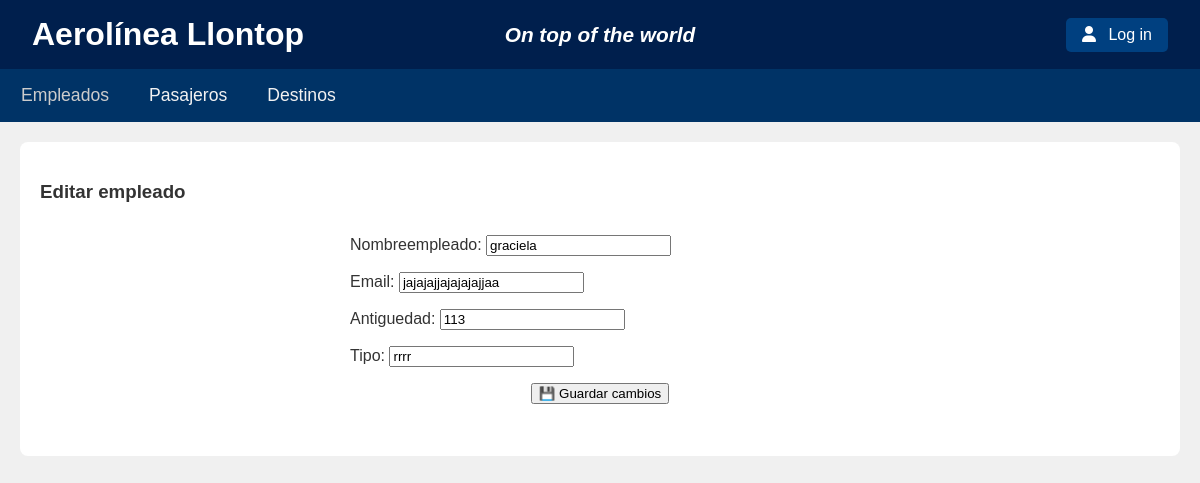
Screenshot of /empleados/cbv/empleados/1/editar with the database file from the repository.
### empleados/models.py (models this page shows, shortened)
class Empleados (models.Model):
    nombreempleado = models.CharField(max_length=50)
    email = models.CharField(max_length=50)
    antiguedad = models.IntegerField()
    tipo = models.CharField(max_length=50)

### empleados/views.py (the view)
# urls.py: path("cbv/empleados/<int:pk>/editar", EmpleadosUpdateView.as_view(), name="cbv-empleados-editar"),
class EmpleadosUpdateView(UpdateView):
    model = Empleados
    fields = ['nombreempleado', 'email', 'antiguedad','tipo']
    template_name = "empleados/cbv/empleados-update.html"
    success_url = "/empleados/cbv/lista-empleados"

### empleados/templates/empleados/cbv/empleados-update.html (shortened to what this page needs)
{% extends 'empleados/base.html' %}
{% block aerolinea %}
<h3> Editar empleado</h3>
<form method="post" style="max-width: 500px; margin: 2rem auto;">
    {{ form.as_p }}
    <div style="text-align: center; margin-top: 1rem;">
        <button type="submit">💾 Guardar cambios</button>
    </div>
</form>
{% endblock %}

### empleados/templates/empleados/base.html (style rules this page uses)
body { font-family: Arial, sans-serif; background-color: #f0f0f0; color: #333; margin: 0; padding: 0; }

### rows the page displays
Empleados: nombreempleado "graciela", email "jajajajjajajajajjaa", antiguedad "113", tipo "rrrr"
